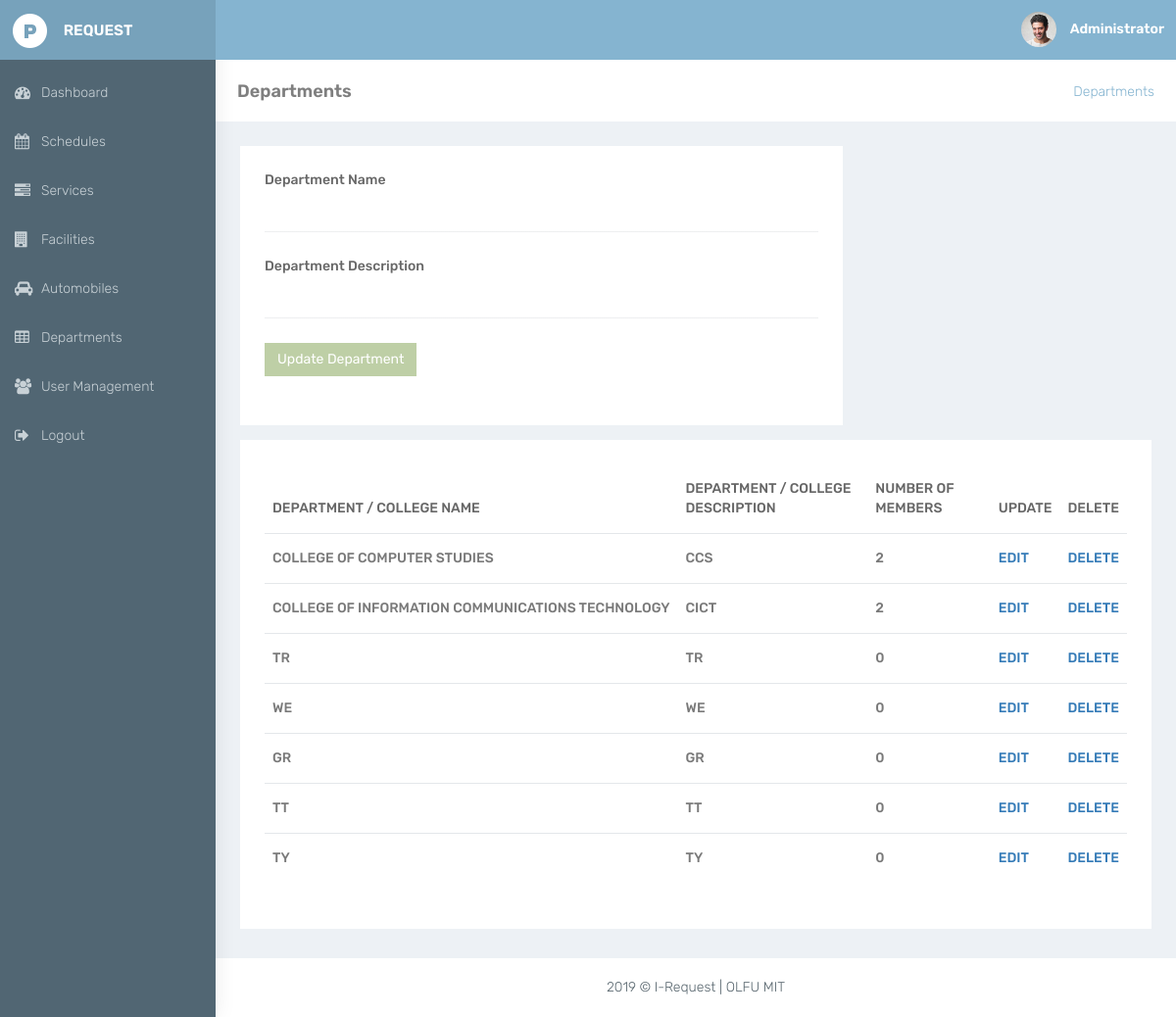
The app's page /edit_department.php (signed in) with its own data.
### tables this page shows
CREATE TABLE `department_tb` (
  `department_id` int(10) NOT NULL,
  `department_name` varchar(500) NOT NULL,
  `department_description` varchar(500) NOT NULL
);

### controllers/database_functions.php (called while the page is built, shortened)
<?php
if(!function_exists('countResult')){
    function countResult($conn, $query){
        $query = mysqli_query($conn, $query);
        $result = mysqli_num_rows($query);
        return $result;
    }
}
?>

### controllers/department_functions.php (the view, shortened to what this page needs)
<?php
if(!function_exists('getDepartmentData')){
    function getDepartmentData($conn){
        $query = mysqli_query($conn, "SELECT * from department_tb");
        if(mysqli_num_rows($query) > 0){
            while($row = mysqli_fetch_array($query)){
                ?>
                <tr>
                   <td class="txt-oflo"><?php echo $row['department_name'] ?></td>
                   <td class="txt-oflo"><?php echo $row['department_description'] ?></td>
                   <td class="txt-oflo"><?php echo getDepartmentDetailsByDepartmentId($conn, $row['department_id'])[2] ?> </td>
                   <td class="txt-oflo"><a href="edit_department.php<?php echo '?id='.$row['department_id']; ?>">Edit</a></td>
                   <td class="txt-oflo"><a href="delete_department.php<?php echo '?id='.$row['department_id']; ?>">Delete</a></td>
               </tr>
               <?php
            }
        }else{
            echo "No Department Found";
        }
    }
}
if(!function_exists('getDepartmentDetailsByDepartmentId')){
    function getDepartmentDetailsByDepartmentId($conn, $department_id){
        include "database_functions.php";
        $department_details = array();
        $users_count = countResult($conn, "SELECT * from users_tb where department_id = '$department_id'");
        $query = mysqli_query($conn, "SELECT * from department_tb where department_id = '$department_id'");
        while($row = mysqli_fetch_array($query)){
            array_push($department_details, $row['department_name'], $row['department_description'], $users_count);
        }
        return $department_details;
    }
}
        ?>

### resources/css/colors/blue-dark.css (style rules this page uses)
body { background:#516673 }

### records on screen
department_tb: department_name "COLLEGE OF COMPUTER STUDIES", department_description "CCS", department_id "2"
department_tb: department_name "COLLEGE OF INFORMATION COMMUNICATIONS TECHNOLOGY", department_description "CICT", department_id "2"
department_tb: department_name "TR", department_description "TR", department_id "0"
department_tb: department_name "WE", department_description "WE", department_id "0"
department_tb: department_name "GR", department_description "GR", department_id "0"
department_tb: department_name "TT", department_description "TT", department_id "0"
department_tb: department_name "TY", department_description "TY", department_id "0"
